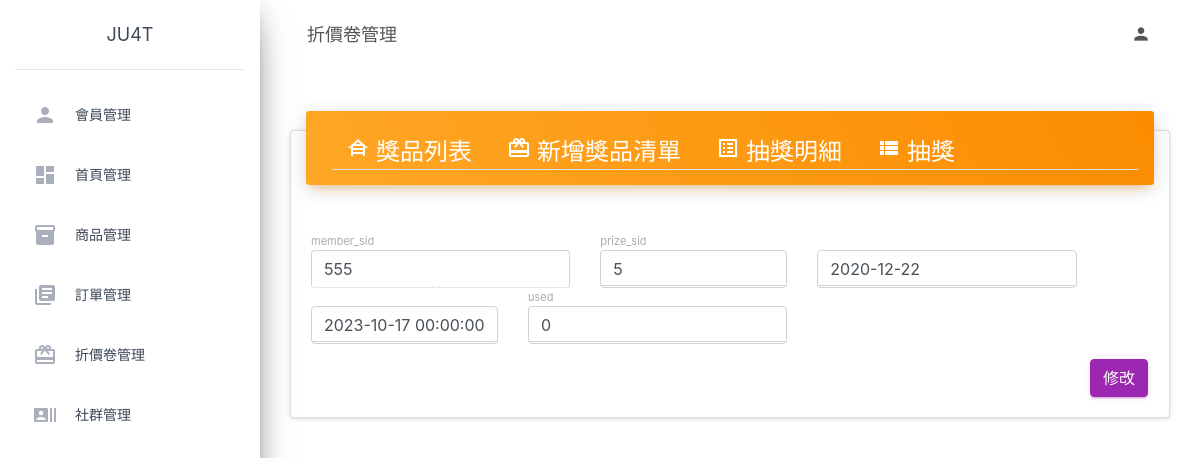
/coupons/coupons-awards_detail-edit.php?sid=32, run on the app's committed database.
### tables this page shows
CREATE TABLE `awards_detail` (
  `sid` int(11) NOT NULL,
  `member_sid` int(11) NOT NULL,
  `prize_sid` int(11) NOT NULL,
  `created_at` date NOT NULL,
  `deadline` datetime NOT NULL,
  `used` tinyint(1) NOT NULL
);

### coupons/coupons-awards_detail-edit.php (the view, shortened to what this page needs)
<?php
include('../db_connect.php');
$sid = intval($_GET['sid']);
$row = $pdo->query("SELECT*FROM awards_detail WHERE sid=$sid ")
    ->fetch();
?>
<?php include('../parts/html-head.php') ?>
<?php include('../parts/html-nav.php') ?>
<div>
    <div class="card">
        <?php include('./coupons-nav.php') ?>
        <br>
        <br>
        <div class=" card-body">
            <form method="post" novalidate onsubmit="checkform(); return false;">
                <div class="row">
                    <div class="col-md-4">
                        <div class="form-group bmd-form-group">
                            <label for="member_sid" class="bmd-label-floating">member_sid</label>
                            <input type="number" class="form-control" name="member_sid" id="member_sid" value="<?= $row['member_sid'] ?>" disabled>
                        </div>
                    </div>
                    <div class="col-md-3">
                        <div class="form-group bmd-form-group">
                            <label for="prize_sid" class="bmd-label-floating">prize_sid</label>
                            <input type="number" class="form-control" name="prize_sid" id="prize_sid" value="<?= $row['prize_sid'] ?>">
                        </div>
                    </div>
                    <div class="col-md-4">
                        <div class="form-group bmd-form-group">
                            <input type="text" class="form-control" name="created_at" id="created_at" value="<?= $row['created_at'] ?>">
                        </div>
                    </div>
                </div>
                <div class="row">
                    <div class="col-md-3">
                        <div class="form-group bmd-form-group">
                            <input type="text" class="form-control" name="deadline" id="deadline" value="<?= $row['deadline'] ?>">
                        </div>
                    </div>
                    <div class="col-md-4">
                        <div class="form-group bmd-form-group">
                            <label for="used" class="bmd-label-floating">used</label>
                            <input type="number" class="form-control" name="used" id="used" value="<?= $row['used'] ?>">
                        </div>
                    </div>
                </div>
                <button type="submit" class="btn btn-primary pull-right">修改</button>
                <div class="clearfix"></div>
            </form>
        </div>
    </div>
</div>
<?php include('../parts/html-foot.php') ?>

### data on the page
awards_detail: member_sid "555", prize_sid "5", created_at "2020-12-22", deadline "2023-10-17 00:00:00", used "0"

### other printed values
$PageName "折價卷管理"
